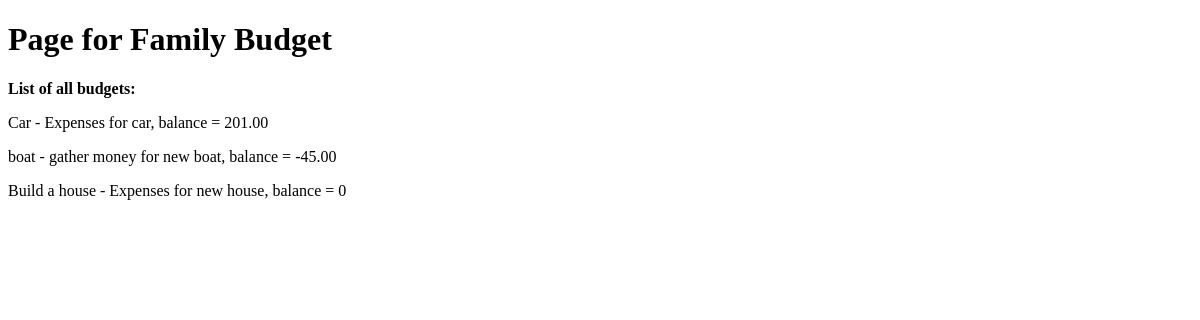
The app's page /budget_list/, older data.
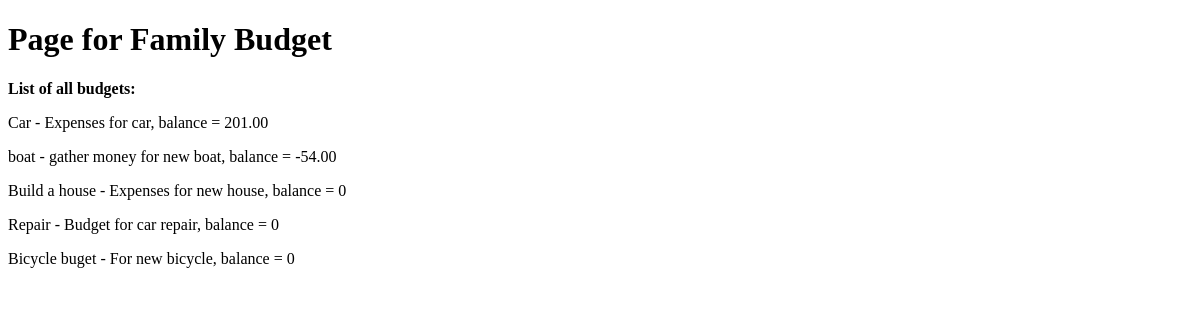
The same page, newer data.
### api/models.py (models this page shows, shortened)
class Budget(models.Model):
    name = models.CharField(max_length=32)
    description = models.CharField(max_length=32)
    data = models.DateTimeField(default=datetime.now())
    def balance(self):
        getInOuts = InOut.objects.filter(budget=self)
        sum = 0
        for inout in getInOuts:
            sum+=inout.amount
        return sum
    def __str__(self):
        return f"Budget {self.name}, its {self.description} "

class InOut(models.Model):
    budget = models.ForeignKey(Budget, on_delete=models.CASCADE)
    user = models.ForeignKey(User, on_delete=models.CASCADE)
    category = models.CharField(max_length=16, validators=[tempCategory])
    amount = models.DecimalField(decimal_places=2, max_digits=8,
                                 validators=[MinValueValidator(-1000), MaxValueValidator(1000)])
    data = models.DateTimeField(default=datetime.now())

### api/views.py (the view)
# urls.py: path('budget_list/', budget_list_view, name ='budget_list' ),
def budget_list_view(request):
    queryset = Budget.objects.all()
    context = {
        "object_list": queryset
    }
    return render(request, "budgets/budget_list.html", context)

### api/templates/budgets/budget_list.html
{% extends 'base.html' %}
{% block content %}
<p2 > <strong>List of all budgets: </strong> </p2>
    {% for instance in object_list  %}
<p> {{ instance.name }}   -  {{ instance.description }}, balance =  {{ instance.balance }}</p>
    {% endfor  %}
{% endblock %}

### api/templates/base.html
<!doctype html>
<html>
<head>
            <h1> Page for Family Budget </h1>
</head>
<body>
        {% block content %}
        {% endblock %}
</body>
</html>

Row changes from the older to the newer data that the page shows:
computed for Budget "boat": balance "-45.00" → "-54.00"
added Budget: name "Repair", description "Budget for car repair", balance "0"
added Budget: name "Bicycle buget", description "For new bicycle", balance "0"
